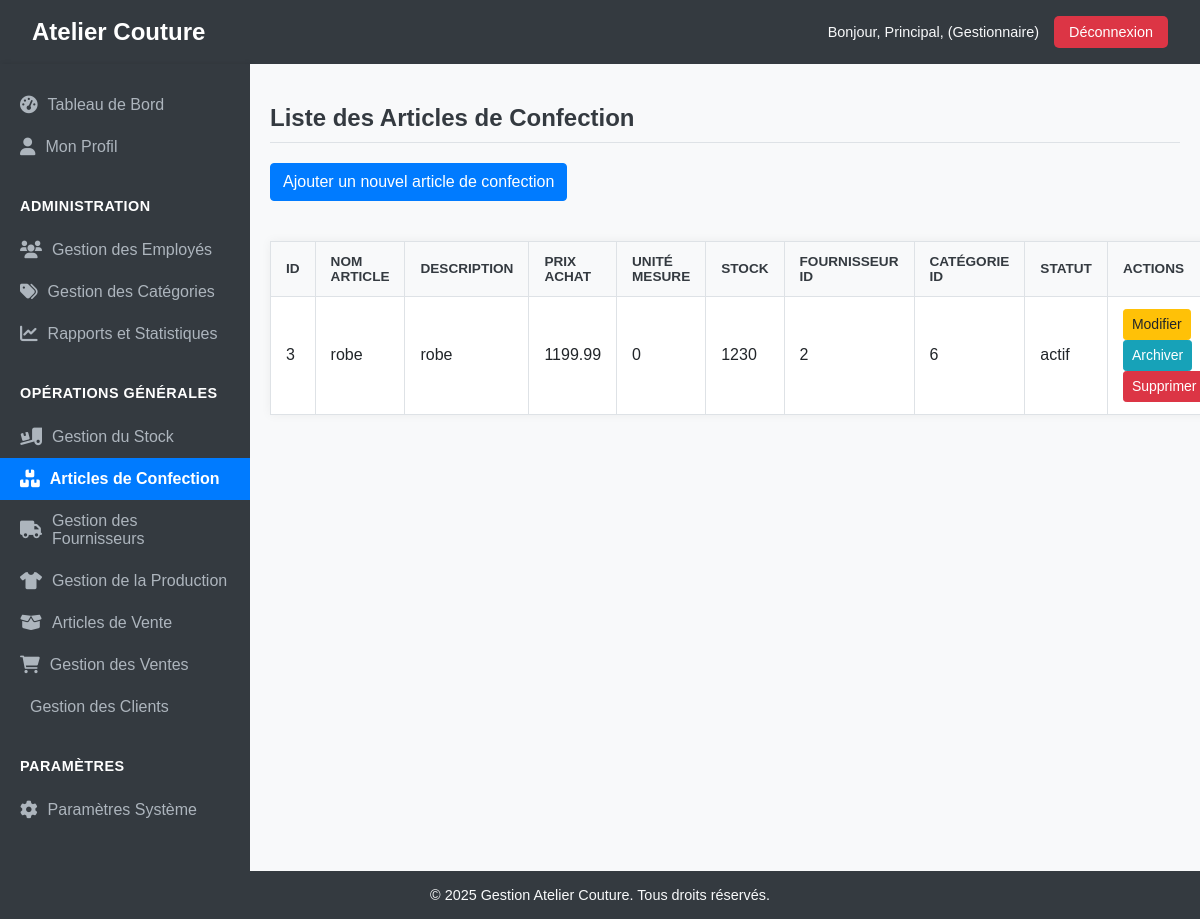
Screenshot of /index.php?action=articlesConfection (signed in) with the database file from the repository.
### tables this page shows
CREATE TABLE IF NOT EXISTS `articles_confection` (
  `article_confection_id` int NOT NULL AUTO_INCREMENT,
  `categorie_id` int NOT NULL,
  `fournisseur_id` int NOT NULL,
  `nom_article` varchar(255) NOT NULL,
  `prix_unitaire_achat` decimal(10,2) NOT NULL,
  `unite_mesure` int NOT NULL DEFAULT '0',
  `description` varchar(255) DEFAULT NULL,
  `date_creation` datetime DEFAULT CURRENT_TIMESTAMP,
  `archive` tinyint(1) DEFAULT '0',
  `statut` varchar(50) NOT NULL DEFAULT 'actif',
  `quantite_stock` int NOT NULL,
  PRIMARY KEY (`article_confection_id`),
  KEY `categorie_id` (`categorie_id`)
);

### src/Controllers/Controller.php (called while the page is built, shortened)
<?php
abstract class Controller {
    protected function render(string $path, array $data = []): void {
        extract($data);
        require_once ROOT_PATH . '/vues/' . $path . '.php';
    }
}

### src/Controllers/ArticleConfectionController.php (called while the page is built, shortened)
<?php
class ArticleConfectionController extends Controller {
    private $articleConfectionService;
    public function __construct() {
        $this->articleConfectionService = new ArticleConfectionService();
    }
    public function list(): void {
        $articles = $this->articleConfectionService->getAllArticlesConfection();
        $this->render('articles_confection/liste', [
            'articles' => $articles,
            'title' => 'Liste des Articles de Confection'
        ]);
    }
}

### config/config.php (called while the page is built, shortened)
<?php
spl_autoload_register(function ($class) {
    $prefix = 'App\\';
    $base_dir = ROOT_PATH . '/src/';
    $len = strlen($prefix);
    $relative_class = substr($class, $len);
    $file = $base_dir . str_replace('\\', '/', $relative_class) . '.php';
});
?>

### src/Repositories/ConnexionBD.php (called while the page is built, shortened)
<?php
class ConnexionBD {
    private static $instance = null;
    private $conn;
    private function __construct() {
        $this->host = DB_HOST;
        $this->db_name = DB_NAME;
        $this->username = DB_USER;
        $this->password = DB_PASSWORD;
        try {
            $dsn = "mysql:host={$this->host};dbname={$this->db_name};charset=utf8mb4";
            $options = [
                PDO::ATTR_ERRMODE            => PDO::ERRMODE_EXCEPTION,
                PDO::ATTR_DEFAULT_FETCH_MODE => PDO::FETCH_ASSOC,
                PDO::ATTR_EMULATE_PREPARES   => false,
            ];
            $this->conn = new PDO($dsn, $this->username, $this->password, $options);
        } catch (PDOException $e) {
            die("Erreur de connexion à la base de données : " . $e->getMessage());
        }
    }
    public static function getInstance() {
        if (self::$instance === null) {
            self::$instance = new ConnexionBD();
        }
        return self::$instance;
    }
    public function getConnexion() {
        return $this->conn;
    }
}

### src/Services/ArticleConfectionService.php (called while the page is built, shortened)
<?php
class ArticleConfectionService {
    private $articleConfectionRepository;
    public function __construct() {
        $this->articleConfectionRepository = new ArticleConfectionRepository();
    }
    public function getAllArticlesConfection(): array {
        $articlesData = $this->articleConfectionRepository->findAll();
        $articles = [];
        foreach ($articlesData as $data) {
            $articles[] = (new ArticleConfection())->fromArray($data);
        }
        return $articles;
    }
}

### src/Repositories/BaseRepository.php (called while the page is built, shortened)
<?php
abstract class BaseRepository {
    protected $db;
    protected $table;
    public function __construct(string $table, string $idColumn = 'id') {
        $this->db = ConnexionBD::getInstance()->getConnexion();
        $this->table = $table;
    }
    public function findAll(): array {
        $stmt = $this->db->query("SELECT * FROM {$this->table} WHERE statut = 'actif'");
        return $stmt->fetchAll(PDO::FETCH_ASSOC);
    }
}

### src/Models/ArticleConfection.php (called while the page is built, shortened)
<?php
class ArticleConfection {
    private $article_confection_id;
    private $nom_article;
    private $description;
    private $prix_unitaire_achat;
    private $unite_mesure;
    private $quantite_stock;
    private $fournisseur_id;
    private $categorie_id;
    private $statut;
    public function getArticleConfectionId(): ?int { return $this->article_confection_id; }
    public function getNomArticle(): ?string { return $this->nom_article; }
    public function getDescription(): ?string { return $this->description; }
    public function getPrixUnitaireAchat(): ?float { return $this->prix_unitaire_achat; }
    public function getUniteMesure(): ?string { return $this->unite_mesure; }
    public function getQuantiteStock(): ?int { return $this->quantite_stock; }
    public function getFournisseurId(): ?int { return $this->fournisseur_id; }
    public function getCategorieId(): ?int { return $this->categorie_id; }
    public function getStatut(): ?string { return $this->statut; }
    public function setArticleConfectionId(?int $article_confection_id): self { $this->article_confection_id = $article_confection_id; return $this; }
    public function setNomArticle(?string $nom_article): self { $this->nom_article = $nom_article; return $this; }
    public function setDescription(?string $description): self { $this->description = $description; return $this; }
    public function setPrixUnitaireAchat(?float $prix_unitaire_achat): self { $this->prix_unitaire_achat = $prix_unitaire_achat; return $this; }
    public function setUniteMesure(?string $unite_mesure): self { $this->unite_mesure = $unite_mesure; return $this; }
    public function setQuantiteStock(?int $quantite_stock): self { $this->quantite_stock = $quantite_stock; return $this; }
    public function setFournisseurId(?int $fournisseur_id): self { $this->fournisseur_id = $fournisseur_id; return $this; }
    public function setCategorieId(?int $categorie_id): self { $this->categorie_id = $categorie_id; return $this; }
    public function setDateCreation(?string $date_creation): self { $this->date_creation = $date_creation; return $this; }
    public function setStatut(?string $statut): self { $this->statut = $statut; return $this; }
    public function fromArray(array $data): self {
        return $this;
    }
}

### vues/articles_confection/liste.php (the view, shortened to what this page needs)
<?php require_once ROOT_PATH . '/vues/includes/header.php'; ?>
<main class="content">
    <h2><?= htmlspecialchars($title) ?></h2>
    <a href="<?= BASE_URL ?>index.php?action=ajouterArticleConfection" class="btn btn-primary" style="margin-bottom: 20px;">Ajouter un nouvel article de confection</a>
    <?php if (!empty($articles)): ?>
        <table>
            <thead>
                <tr>
                    <th>ID</th>
                    <th>Nom Article</th>
                    <th>Description</th>
                    <th>Prix Achat</th>
                    <th>Unité Mesure</th>
                    <th>Stock</th>
                    <th>Fournisseur ID</th>
                    <th>Catégorie ID</th>
                    <th>Statut</th>
                    <th>Actions</th>
                </tr>
            </thead>
            <tbody>
                <?php foreach ($articles as $article): ?>
                    <tr>
                        <td><?= htmlspecialchars($article->getArticleConfectionId() ?? '') ?></td>
                        <td><?= htmlspecialchars($article->getNomArticle() ?? '') ?></td>
                        <td><?= htmlspecialchars($article->getDescription() ?? '') ?></td>
                        <td><?= htmlspecialchars($article->getPrixUnitaireAchat() ?? '') ?></td>
                        <td><?= htmlspecialchars($article->getUniteMesure() ?? '') ?></td>
                        <td><?= htmlspecialchars($article->getQuantiteStock() ?? '') ?></td>
                        <td><?= htmlspecialchars($article->getFournisseurId() ?? '') ?></td>
                        <td><?= htmlspecialchars($article->getCategorieId() ?? '') ?></td>
                        <td><?= htmlspecialchars($article->getStatut() ?? '') ?></td>
                        <td>
                            <a href="<?= BASE_URL ?>index.php?action=modifierArticleConfection&id=<?= $article->getArticleConfectionId() ?>" class="btn btn-sm btn-warning">Modifier</a>
                            <a href="<?= BASE_URL ?>index.php?action=archiveArticleConfection&id=<?= $article->getArticleConfectionId() ?>" class="btn btn-sm btn-info" onclick="return confirm('Êtes-vous sûr de vouloir archiver cet article ?');">Archiver</a>
                            <a href="<?= BASE_URL ?>index.php?action=supprimerArticleConfection&id=<?= $article->getArticleConfectionId() ?>" class="btn btn-sm btn-danger" onclick="return confirm('Êtes-vous sûr de vouloir SUPPRIMER DÉFINITIVEMENT cet article ? Cette action est irréversible.');">Supprimer</a>
                        </td>
                    </tr>
                <?php endforeach; ?>
            </tbody>
        </table>
    <?php else: ?>
        <p>Aucun article de confection trouvé.</p>
    <?php endif; ?>
</main>
<?php require_once ROOT_PATH . '/vues/includes/footer.php'; ?>

### public/assets/css/style.css (style rules this page uses)
:root { --primary-color: #007bff; --secondary-color: #6c757d; --success-color: #28a745; --warning-color: #ffc107; --danger-color: #dc3545; --info-color: #17a2b8; --light-color: #f8f9fa; --dark-color: #343a40; --header-bg: #343a40; --sidebar-bg: #343a40; --sidebar-link-color: #adb5bd; --sidebar-link-hover-bg: #495057; --sidebar-active-link-bg: #007bff; --content-bg: #f8f9fa; --border-color: #dee2e6; --text-color: #212529; }
body { font-family: Arial, sans-serif; margin: 0; padding: 0; display: flex; flex-direction: column; min-height: 100vh; background-color: var(--content-bg); color: var(--text-color); }
.content { flex: 1; padding: 20px; background-color: var(--content-bg); overflow-y: auto; }
.content h2 { color: var(--dark-color); margin-bottom: 20px; border-bottom: 1px solid var(--border-color); padding-bottom: 10px; }
table { width: 100%; border-collapse: collapse; margin-top: 20px; background-color: white; box-shadow: 0 0 10px rgba(0, 0, 0, 0.05); }
table th, table td { border: 1px solid var(--border-color); padding: 12px 15px; text-align: left; }
table th { background-color: var(--light-color); color: var(--dark-color); font-weight: bold; text-transform: uppercase; font-size: 0.85rem; }
.btn { display: inline-block; font-weight: 400; color: white; text-align: center; vertical-align: middle; -webkit-user-select: none; -moz-user-select: none; -ms-user-select: none; user-select: none; background-color: transparent; border: 1px solid transparent; padding: 0.375rem 0.75rem; font-size: 1rem; line-height: 1.5; border-radius: 0.25rem; transition: color 0.15s ease-in-out, background-color 0.15s ease-in-out, border-color 0.15s ease-in-out, box-shadow 0.15s ease-in-out; text-decoration: none; }
.btn-primary { color: white; background-color: var(--primary-color); border-color: var(--primary-color); }
.btn-warning { color: #212529; background-color: var(--warning-color); border-color: var(--warning-color); }
.btn-info { color: white; background-color: var(--info-color); border-color: var(--info-color); }
.btn-danger { color: white; background-color: var(--danger-color); border-color: var(--danger-color); }
.btn-sm { padding: 0.25rem 0.5rem; font-size: 0.875rem; border-radius: 0.2rem; }

### rows the page displays
articles_confection: article_confection_id "3", nom_article "robe", description "robe", prix_unitaire_achat "1199.99", unite_mesure "0", quantite_stock "1230", fournisseur "2", categorie "6", statut "actif"

### other values shown
$_SESSION['user_prenom'] "Principal"
$_SESSION['user_role'] "Gestionnaire"
$title "Liste des Articles de Confection"
